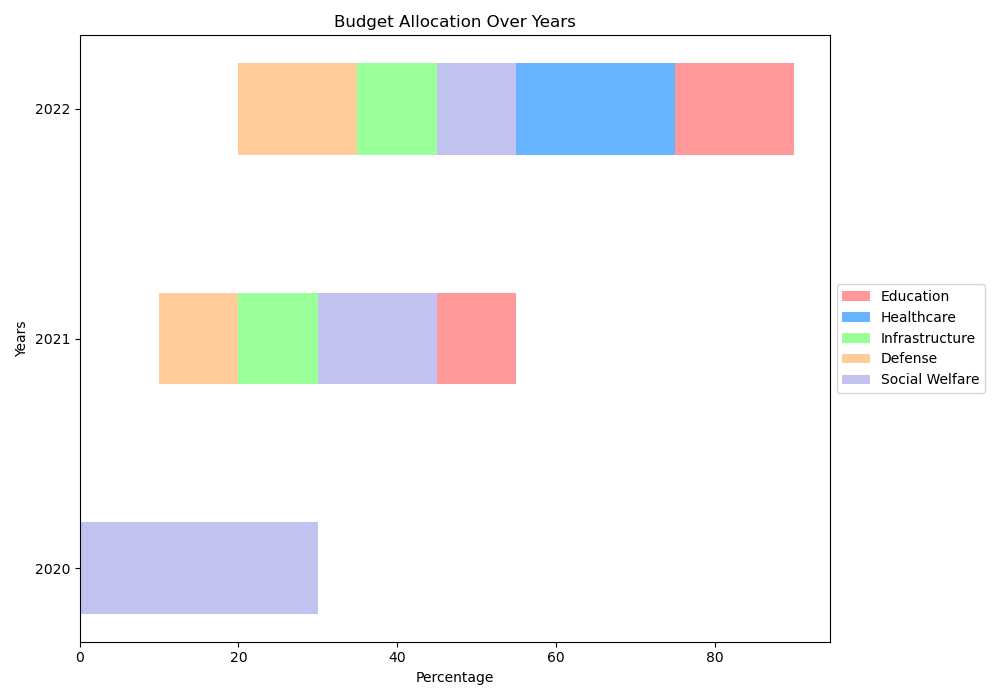

This figure's Python source:

import matplotlib.pyplot as plt
import numpy as np

# Data
categories = ['Education', 'Healthcare', 'Infrastructure', 'Defense', 'Social Welfare']
years = ['2020', '2021', '2022']
data = np.array([
    [25, 30, 35],  # Education
    [20, 25, 30],  # Healthcare
    [15, 20, 10],  # Infrastructure
    [10, 10, 15],  # Defense
    [30, 15, 10]   # Social Welfare
])

# Colors
colors = ['#ff9999','#66b3ff','#99ff99','#ffcc99','#c2c2f0']

# Stack data
data_cum = data.cumsum(axis=1)

# Bar chart
fig, ax = plt.subplots(figsize=(10, 7))
bar_width = 0.4

for i in range(len(categories)):
    ax.barh(years, data[i], left=data_cum[i] - data[i], height=bar_width, color=colors[i], label=categories[i])

# Add legend and labels
ax.legend(loc='center left', bbox_to_anchor=(1, 0.5))
ax.set_xlabel('Percentage')
ax.set_ylabel('Years')
ax.set_title('Budget Allocation Over Years')

plt.tight_layout()
plt.show()
